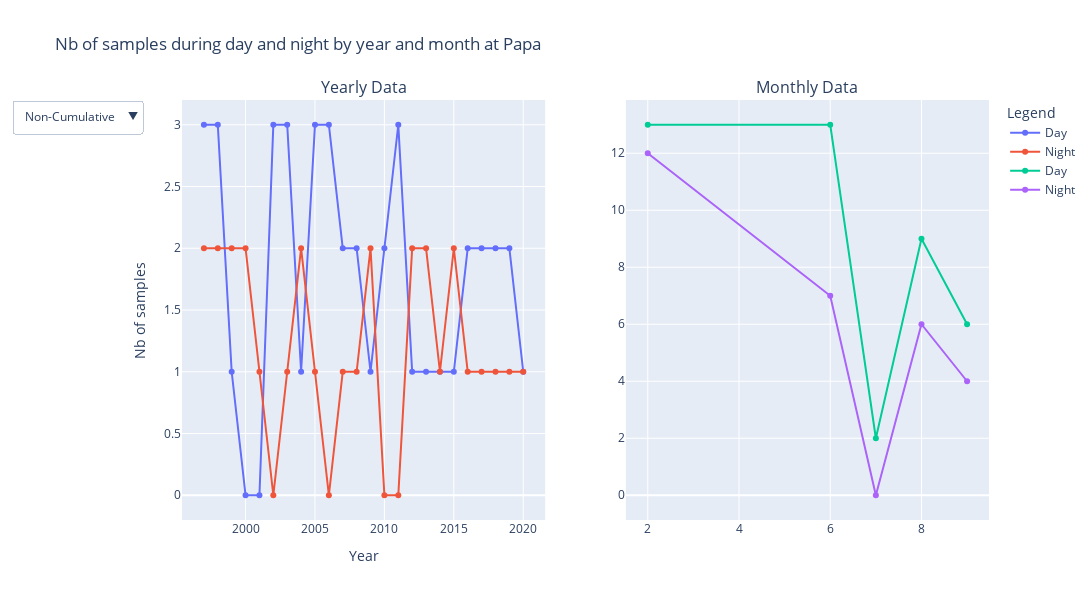

Notebook cell for this chart:
### Markdown cell above
## Number of samples

### Code cell
# Calculer les comptes mensuels
day_counts_month = data.groupby("time.month").count().day[:, 0, 0, 0]
night_counts_month = data.groupby("time.month").count().night[:, 0, 0, 0]

day_counts_month_cumsum = day_counts_month.cumsum()
night_counts_month_cumsum = night_counts_month.cumsum()

# Calculer les comptes annuels
day_counts_year = data.groupby("time.year").count().day[:, 0, 0, 0]
night_counts_year = data.groupby("time.year").count().night[:, 0, 0, 0]

day_counts_year_cumsum = day_counts_year.cumsum()
night_counts_year_cumsum = night_counts_year.cumsum()

# Créer la figure avec des subplots
fig = make_subplots(rows=1, cols=2, subplot_titles=("Yearly Data", "Monthly Data"))

# Ajouter les traces pour les données annuelles
fig.add_trace(go.Scatter(x=day_counts_year["year"], y=day_counts_year, mode="lines+markers", name="Day"), row=1, col=1)
fig.add_trace(
    go.Scatter(x=night_counts_year["year"], y=night_counts_year, mode="lines+markers", name="Night"), row=1, col=1
)
fig.add_trace(
    go.Scatter(
        x=day_counts_year_cumsum["year"],
        y=day_counts_year_cumsum,
        mode="lines+markers",
        name="Day Cumulative",
        visible=False,
    ),
    row=1,
    col=1,
)
fig.add_trace(
    go.Scatter(
        x=night_counts_year_cumsum["year"],
        y=night_counts_year_cumsum,
        mode="lines+markers",
        name="Night Cumulative",
        visible=False,
    ),
    row=1,
    col=1,
)

# Ajouter les traces pour les données mensuelles
fig.add_trace(
    go.Scatter(x=day_counts_month["month"], y=day_counts_month, mode="lines+markers", name="Day"), row=1, col=2
)
fig.add_trace(
    go.Scatter(x=night_counts_month["month"], y=night_counts_month, mode="lines+markers", name="Night"), row=1, col=2
)
fig.add_trace(
    go.Scatter(
        x=day_counts_month_cumsum["month"],
        y=day_counts_month_cumsum,
        mode="lines+markers",
        name="Day Cumulative",
        visible=False,
    ),
    row=1,
    col=2,
)
fig.add_trace(
    go.Scatter(
        x=night_counts_month_cumsum["month"],
        y=night_counts_month_cumsum,
        mode="lines+markers",
        name="Night Cumulative",
        visible=False,
    ),
    row=1,
    col=2,
)

# Mettre à jour la mise en page avec le menu déroulant
fig.update_layout(
    title=f"Nb of samples during day and night by year and month at {station}",
    xaxis_title="Year",
    yaxis_title="Nb of samples",
    legend_title="Legend",
    xaxis={"showgrid": True},
    yaxis={"showgrid": True},
    updatemenus=[
        {
            "buttons": [
                {
                    "args": [{"visible": [True, True, False, False, True, True, False, False]}],
                    "label": "Non-Cumulative",
                    "method": "update",
                },
                {
                    "args": [{"visible": [False, False, True, True, False, False, True, True]}],
                    "label": "Cumulative",
                    "method": "update",
                },
            ],
            "direction": "down",
            "showactive": True,
        }
    ],
)
# wider layout
fig.update_layout(width=1100, height=600)
fig.show()

### Figure 1 — Plotly figure (JSON) as saved in the notebook; plotly's stock layout.template omitted (floating-point values rounded to 4 significant figures)
{"data": [{"mode": "lines+markers", "name": "Day", "type": "scatter", "x": [1997, 1998, 1999, 2000, 2001, 2002, 2003, 2004, 2005, 2006, 2007, 2008, 2009, 2010, 2011, 2012, 2013, 2014, 2015, 2016, 2017, 2018, 2019, 2020], "xaxis": "x", "y": [3, 3, 1, 0, 0, 3, 3, 1, 3, 3, 2, 2, 1, 2, 3, 1, 1, 1, 1, 2, 2, 2, 2, 1], "yaxis": "y"}, {"mode": "lines+markers", "name": "Night", "type": "scatter", "x": [1997, 1998, 1999, 2000, 2001, 2002, 2003, 2004, 2005, 2006, 2007, 2008, 2009, 2010, 2011, 2012, 2013, 2014, 2015, 2016, 2017, 2018, 2019, 2020], "xaxis": "x", "y": [2, 2, 2, 2, 1, 0, 1, 2, 1, 0, 1, 1, 2, 0, 0, 2, 2, 1, 2, 1, 1, 1, 1, 1], "yaxis": "y"}, {"mode": "lines+markers", "name": "Day Cumulative", "type": "scatter", "visible": false, "x": [1997, 1998, 1999, 2000, 2001, 2002, 2003, 2004, 2005, 2006, 2007, 2008, 2009, 2010, 2011, 2012, 2013, 2014, 2015, 2016, 2017, 2018, 2019, 2020], "xaxis": "x", "y": [3, 6, 7, 7, 7, 10, 13, 14, 17, 20, 22, 24, 25, 27, 30, 31, 32, 33, 34, 36, 38, 40, 42, 43], "yaxis": "y"}, {"mode": "lines+markers", "name": "Night Cumulative", "type": "scatter", "visible": false, "x": [1997, 1998, 1999, 2000, 2001, 2002, 2003, 2004, 2005, 2006, 2007, 2008, 2009, 2010, 2011, 2012, 2013, 2014, 2015, 2016, 2017, 2018, 2019, 2020], "xaxis": "x", "y": [2, 4, 6, 8, 9, 9, 10, 12, 13, 13, 14, 15, 17, 17, 17, 19, 21, 22, 24, 25, 26, 27, 28, 29], "yaxis": "y"}, {"mode": "lines+markers", "name": "Day", "type": "scatter", "x": [2, 6, 7, 8, 9], "xaxis": "x2", "y": [13, 13, 2, 9, 6], "yaxis": "y2"}, {"mode": "lines+markers", "name": "Night", "type": "scatter", "x": [2, 6, 7, 8, 9], "xaxis": "x2", "y": [12, 7, 0, 6, 4], "yaxis": "y2"}, {"mode": "lines+markers", "name": "Day Cumulative", "type": "scatter", "visible": false, "x": [2, 6, 7, 8, 9], "xaxis": "x2", "y": [13, 26, 28, 37, 43], "yaxis": "y2"}, {"mode": "lines+markers", "name": "Night Cumulative", "type": "scatter", "visible": false, "x": [2, 6, 7, 8, 9], "xaxis": "x2", "y": [12, 19, 19, 25, 29], "yaxis": "y2"}], "layout": {"annotations": [{"font": {"size": 16}, "showarrow": false, "text": "Yearly Data", "x": 0.225, "xanchor": "center", "xref": "paper", "y": 1, "yanchor": "bottom", "yref": "paper"}, {"font": {"size": 16}, "showarrow": false, "text": "Monthly Data", "x": 0.775, "xanchor": "center", "xref": "paper", "y": 1, "yanchor": "bottom", "yref": "paper"}], "height": 600, "legend": {"title": {"text": "Legend"}}, "title": {"text": "Nb of samples during day and night by year and month at Papa"}, "updatemenus": [{"buttons": [{"args": [{"visible": [true, true, false, false, true, true, false, false]}], "label": "Non-Cumulative", "method": "update"}, {"args": [{"visible": [false, false, true, true, false, false, true, true]}], "label": "Cumulative", "method": "update"}], "direction": "down", "showactive": true}], "width": 1100, "xaxis": {"anchor": "y", "domain": [0, 0.45], "showgrid": true, "title": {"text": "Year"}}, "xaxis2": {"anchor": "y2", "domain": [0.55, 1]}, "yaxis": {"anchor": "x", "domain": [0, 1], "showgrid": true, "title": {"text": "Nb of samples"}}, "yaxis2": {"anchor": "x2", "domain": [0, 1]}}}
